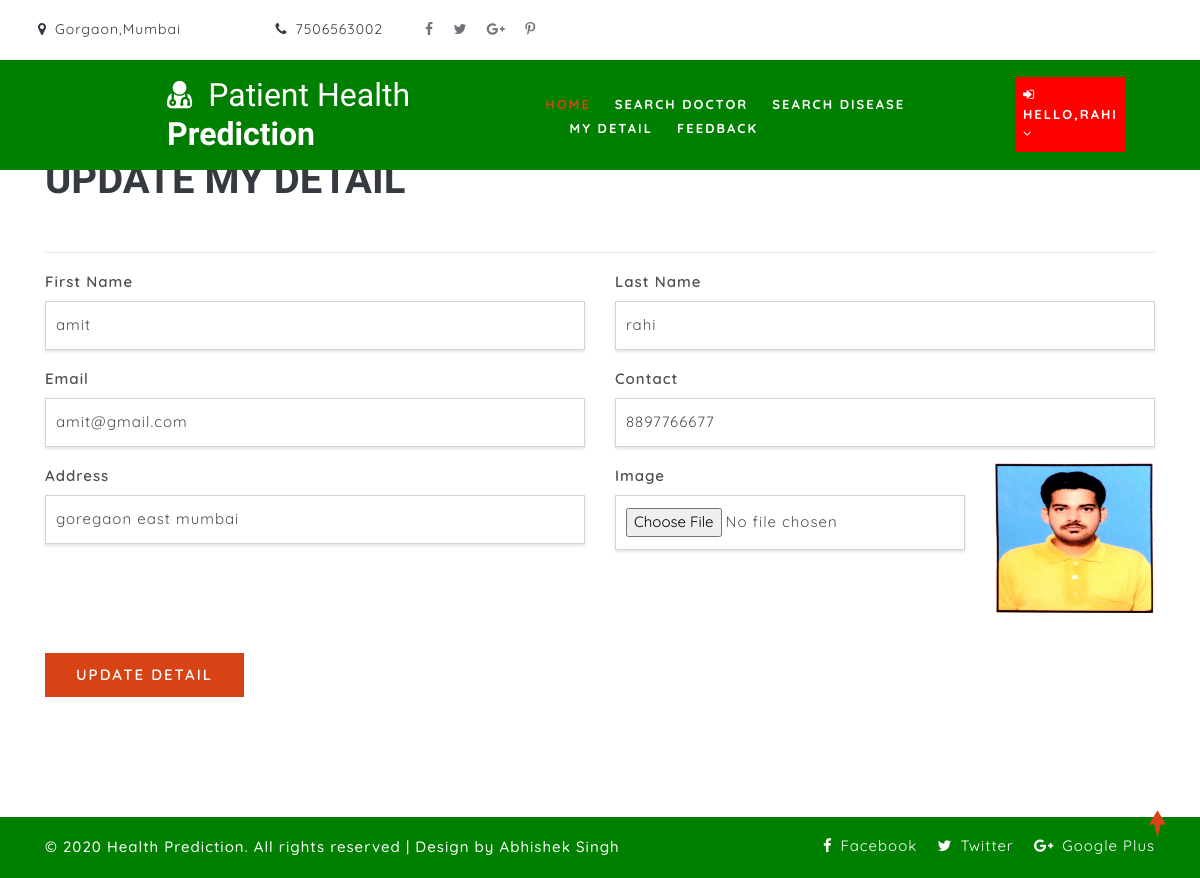
/edit_profile (signed in), run on the app's committed database.
### health/models.py (models this page shows, shortened)
class Patient(models.Model):
    user = models.ForeignKey(User, on_delete=models.CASCADE, null=True)
    contact = models.CharField(max_length=100, null=True)
    address = models.CharField(max_length=100, null=True)
    dob = models.DateField(null=True)
    image = models.FileField(null=True)

### health/views.py (the view, shortened to what this page needs)
# urls.py: path('edit_profile', Edit_My_deatail,name="edit_profile"),
def Edit_My_deatail(request):
    terror = ""
    user = User.objects.get(id=request.user.id)
    error = ""
    type = Type.objects.all()
    try:
        sign = Patient.objects.get(user=user)
        error = "pat"
    except:
        sign = Doctor.objects.get(user=user)
    d = {'error':error,'terror':terror,'doc':sign,'type':type}
    return render(request,'edit_profile.html',d)

### health/templates/edit_profile.html (shortened to what this page needs)
{% extends 'index.html' %}
{% load static %}
{% block body %}
	<section class="logins py-5">
		<div class="container py-xl-5 py-lg-3">
			<div class="title-section mb-md-5 mb-4">
				<h3 class="w3ls-title text-uppercase text-dark font-weight-bold">Update My Detail</h3>
			</div><hr/>
			<div class="login px-sm-12" style="width:100%">
				<form action="" method="post" enctype="multipart/form-data">
					<div class="form-group row">
						<div class="col-md-6">
						<label>First Name</label>
						<input type="text" class="form-control" value="{{doc.user.first_name}}" name="fname" placeholder="First Name" required="">
						</div>
						<div class="col-md-6">
						<label>Last Name</label>
						<input type="text" class="form-control" value="{{doc.user.last_name}}" name="lname" placeholder="Last Name" required="">
						</div>
					</div>
					<div class="form-group row">
						<div class="col-md-6">
						<label>Email</label>
						<input type="email" class="form-control" value="{{doc.user.email}}" name="email" placeholder="Enter Email" required="">
						</div>
						<div class="col-md-6">
						<label>Contact</label>
						<input type="text" class="form-control" name="contact" value="{{doc.contact}}" placeholder="Enter Contact" required="">
						</div>
					</div>
					<div class="form-group row">
						<div class="col-md-6">
						<label class="mb-2">Address</label>
						<input type="text" class="form-control" value="{{doc.address}}" name="add" id="password1" placeholder="Enter Address" required="">
						</div>
						<div class="col-md-4">
						<label>Image</label>
						<input type="file" class="form-control" name="image">
						</div>
                        <div class="col-md-2">
						<img src="{{doc.image.url}}" style="width:100%;height:150px">
						</div>
					</div>
					<button type="submit" class="btn submit mt-4">Update Detail</button>
				</form>
			</div>
		</div>
	</section>
{% endblock %}

### health/templates/index.html (shortened to what this page needs)
<!DOCTYPE html>
{% load static %}
<html lang="zxx">
<head>
	<link rel="stylesheet" href="{% static 'css/bootstrap.css' %}">
	<link href="{% static 'css/css_slider.css' %}" type="text/css" rel="stylesheet" media="all">
	<link rel="stylesheet" href="{% static 'css/style.css' %}" type="text/css" media="all" />
	<link href="{% static 'css/font-awesome.min.css' %}" rel="stylesheet">
<link rel='stylesheet' type='text/css' href="https://cdn.datatables.net/1.10.21/css/jquery.dataTables.min.css">
<link rel='stylesheet' type='text/css' href="https://cdn.datatables.net/buttons/1.6.2/css/buttons.dataTables.min.css">
</head>
<body>
	<div id="home" style="margin-bottom:2%">
		<header>
			<div class="top-bar py-3">
				<div class="container">
					<div class="row">
						<div class="col-xl-6 col-lg-6 col-md-8 top-social-agile text-lg-left text-center">
							<div class="row">
								<div class="col-5 header-top_w3layouts">
									<p class="text-bl">
										<span class="fa fa-map-marker mr-2"></span>Gorgaon,Mumbai
									</p>
								</div>
								<div class="col-3 header-top_w3layouts">
									<p class="text-bl">
										<span class="fa fa-phone mr-2"></span>7506563002
									</p>
								</div>
								<ul class="col-4 top-right-info">
									<li>
										<a href="#">
											<span class="fa fa-facebook-f"></span>
										</a>
									</li>
									<li class="mx-3">
										<a href="#">
											<span class="fa fa-twitter"></span>
										</a>
									</li>
									<li>
										<a href="#">
											<span class="fa fa-google-plus"></span>
										</a>
									</li>
									<li class="ml-3">
										<a href="#">
											<span class="fa fa-pinterest-p"></span>
										</a>
									</li>
								</ul>
							</div>
						</div>
						<div class="col-xl-7 col-lg-6 col-md-4 top-social-agile text-md-right text-center mt-md-0 mt-2">
							<div class="row">
								<div class="col-xl-3 col-lg-4 col-6 top-w3layouts p-md-0 text-right">
								</div>
								<div class="col-xl-3 col-lg-4 col-6 header-w3layouts text-md-right text-left">
								</div>
							</div>
						</div>
					</div>
				</div>
			</div>
		</header>
		<div class="main-top" style="background:Green">
			<div class="container-fluid">
				<div class="header d-md-flex justify-content-between align-items-center py-3">
					<div id="logo" style="margin-left:13%">
						<h1>
							<a href="index.html">
								<span class="fa fa-user-md mr-2"></span>
								<span class="logo-sp">Patient Health</span> Prediction
							</a>
						</h1>
					</div>
					{% if request.user.is_staff %}
					<div class="nav_w3ls" style="margin-right:4%">
						<nav>
							<label for="drop1" class="toggle">Menu</label>
							<input type="checkbox" id="drop1" />
							<ul class="menu" style="padding:15px;width:100%">
								<li class="mx-lg-4 mx-md-3 my-md-0 my-2"><a href="{% url 'admin_home' %}" class="active">Home</a></li>
								<li>
									<label for="drop-2" class="toggle toogle-2"> <span class="fa fa-angle-down" aria-hidden="true"></span>
									</label>
									<a href="#"> Doctor <span class="fa fa-angle-down" aria-hidden="true"></span></a>
									<ul style="margin-top:2%;width:40%;margin-right:0%">
										<li style="width:100%;"><a href="{% url 'add_doctor' %}" class="drop-text">Add Doctor</a></li>
										<li style="width:100%;"><a href="{% url 'view_doctor' %}" class="drop-text">View Doctor</a></li>
									</ul>
								</li>
								<li class="mx-lg-4 mx-md-3 my-md-0 my-2">
									<label for="drop-2" class="toggle toogle-2"> <span class="fa fa-angle-down" aria-hidden="true"></span>
									</label>
									<a href="#"> Disease <span class="fa fa-angle-down" aria-hidden="true"></span></a>
									<ul style="margin-top:2%;width:40%;margin-right:4%">
										<li style="width:100%;"><a href="{% url 'add_disease' %}" class="drop-text">Add Disease</a></li>
										<li style="width:100%;"><a href="{% url 'view_disease' %}" class="drop-text">View Disease</a></li>
									</ul>
								</li>
								<li><a href="{% url 'view_patient' %}">View Patient</a></li>
								<li class="mx-lg-4 mx-md-3 my-md-0 my-2"><a href="{% url 'view_feedback' %}">View Feedback</a></li>
								<li><a href="{% url 'view_notify' %}"><i class="fa fa-bell"></i> </a></li>
							</ul>
						</nav>
					</div>
					<div class="nav_w3ls" style="margin-right:3%">
						<nav>
							<label for="drop2" class="toggle">Menu</label>
							<input type="checkbox" id="drop2" />
							<ul class="menu">
								<li class="mx-lg-4 mx-md-3 my-md-0 my-2" style="background:red;padding:8px">
									<label for="drop-2" class="toggle toogle-2"> <span class="fa fa-angle-down" aria-hidden="true"></span>
									</label>
									<a href="#"><i class="fa fa-user"></i> {{request.user.username}} <span class="fa fa-angle-down" aria-hidden="true"></span></a>
									<ul style="margin-top:10%;width:80%;margin-right:5%">
										<li style="width:100%;"><a href="{% url 'change_password' %}" class="drop-text">Password</a></li>
										<li style="width:100%;"><a href="{% url 'logout' %}" class="drop-text">Logout</a></li>
									</ul>
								</li>
							</ul>
						</nav>
					</div>
					{% else %}
					{% if request.user.is_authenticated %}
					{% ifequal error "pat" %}
					<div class="nav_w3ls" style="margin-left:5%;font-weight:bold">
						<nav>
							<ul class="menu" style="padding:15px;width:100%">
								<li><a href="{% url 'patient_home' %}" class="active">Home</a></li>
								<li class="mx-lg-4 mx-md-3 my-md-0 my-2"><a href="{% url 'search_doctor' %}">Search Doctor</a></li>
								<li><a href="{% url 'predict_disease' '0' %}">Search Disease</a></li>
								<li class="mx-lg-4 mx-md-3 my-md-0 my-2"><a href="{% url 'profile_doctor' %}">My Detail</a></li>
								<li><a href="{% url 'sent_feedback' %}">Feedback</a></li>
							</ul>
						</nav>
					</div>
					<div class="nav_w3ls" style="margin-right:3%">
						<nav>
							<ul class="menu">
								<li class="mx-lg-4 mx-md-3 my-md-0 my-2" style="background:red;padding:8px">
									<a href="#"><i class="fa fa-sign-in"></i> Hello,{{request.user.username}} <span class="fa fa-angle-down" aria-hidden="true"></span></a>
								</li>
							</ul>
						</nav>
					</div>
					{% endifequal %}
					{% endif %}
					{% endif %}
				</div>
			</div>
		</div>
		{% block body %}
		{% endblock %}
	</div>
	<div class="copy-w3pvt" style="background:green;color:white">
		<div class="container py-3">
			<div class="row">
				<div class="col-lg-7 w3ls_footer_grid1_left text-lg-left text-center">
					<p style="color:white">&copy; 2020 Health Prediction. All rights reserved | Design by
						Abhishek Singh</a>
					</p>
				</div>
				<div class="col-lg-5 w3ls_footer_grid_left1_pos text-lg-right text-center mt-lg-0 mt-2">
					<ul style="color:white">
						<li>
							<a href="#" style="color:white" class="facebook">
								<span class="fa fa-facebook-f mr-2"></span>Facebook</a>
						</li>
						<li class="mx-3">
							<a href="#" style="color:white" class="twitter">
								<span class="fa fa-twitter mr-2"></span>Twitter</a>
						</li>
						<li>
							<a href="#" style="color:white" class="google">
								<span class="fa fa-google-plus mr-2"></span>Google Plus</a>
						</li>
					</ul>
				</div>
			</div>
		</div>
	</div>
	<a href="#home" style="color:white" class="move-top text-center"></a>
</body>
</html>

### health/static/css/style.css (style rules this page uses)
body { padding: 0; margin: 0; background: #FFF; font-family: 'Quicksand', sans-serif; }
body a, body button { transition: 0.5s all; -webkit-transition: 0.5s all; -moz-transition: 0.5s all; -o-transition: 0.5s all; -ms-transition: 0.5s all; text-decoration: none; }
html { scroll-behavior: smooth; }
h1, h2, h3, h4, h5, h6 { margin: 0; padding: 0; font-family: 'Mukta', sans-serif; }
p { margin: 0; padding: 0; font-size: 15px; letter-spacing: 1px; line-height: 1.9; color: #999; font-family: 'Quicksand', sans-serif; }
ul, ol { margin: 0; padding: 0; }
.text-bl { color: #343a40; }
a.move-top { width: 34px; height: 34px; background: url(../images/move-top.png) no-repeat; display: inline-block; position: fixed; bottom: 4%; right: 2%; z-index: 0; }
.header-top_w3layouts { padding: 0 .5em; }
.top-right-info li { display: inline-block; }
.top-right-info li span { color: #343a40; font-size: 14px; transition: 0.5s all; -webkit-transition: 0.5s all; -moz-transition: 0.5s all; -o-transition: 0.5s all; -ms-transition: 0.5s all; -ms-transition: 0.5s all; opacity:0.7; }
.header-top_w3layouts p, .header-w3layouts p, .top-w3layouts p { font-size: 14px; }
#home { position: relative; }
.main-top { position: absolute; z-index: 999; width: 100%; background: rgba(0, 0, 0, 0.4); }
nav { margin: 0; padding: 0; }
#logo a { float: left; display: initial; font-weight: 700; font-size: 32px; color: #fff; text-shadow: 2px 5px 3px rgba(0, 0, 0, 0.06); padding: 0; }
span.logo-sp { font-weight: 100; }
nav:after { content: ""; display: table; clear: both; }
nav ul { float: right; padding: 0; margin: 0; list-style: none; position: relative; }
nav ul li { margin: 0px; display: inline-block; float: left; }
nav a { padding: 0; color: #fff; font-size: 13px; letter-spacing: 2px; font-weight: 700; text-transform: uppercase; display: inline-block; transition: 0.5s all; -webkit-transition: 0.5s all; -moz-transition: 0.5s all; -o-transition: 0.5s all; -ms-transition: 0.5s all; }
.menu li a.active, .menu li a:hover { color: #2196f3; transition: 0.5s all; -webkit-transition: 0.5s all; -moz-transition: 0.5s all; -o-transition: 0.5s all; -ms-transition: 0.5s all; color: #d84315; }
li>a:only-child:after { content: ''; }
h3.w3ls-title { font-size: 40px; }
.w3ls_footer_grid_left1_pos ul li, ul.list-part li { display: inline-block; }
.w3ls_footer_grid_left1_pos ul li a { color: #000; text-decoration: none; letter-spacing: 1px; font-size: 15px; }
.w3ls_footer_grid1_left p { color: #484848; font-weight: 500; }
.form-bg-w3ls input[type="text"], .form-bg-w3ls input[type="email"], .form-control, .form-bg-w3ls textarea { padding: 12px 10px; border-radius: 0; letter-spacing: 1px; font-size: 15px; outline: none; box-shadow: 0px 2px 3px 0px rgba(0, 0, 0, 0.11); }
.login label { font-size: 15px; color: #4e4f50; font-weight: 600; letter-spacing: 1px; }
.login button { background: #d84315; color: #fff; font-weight: 600; letter-spacing: 2px; font-size: 15px; padding: 10px 30px; text-transform: uppercase; border-radius: 0px; }

### data on the page
Patient: fname "amit", lname "rahi", email "amit@gmail.com", contact "8897766677", add "goregaon east mumbai", image (picture)

### other printed values
{{ request.user.username }} "RAHI"
